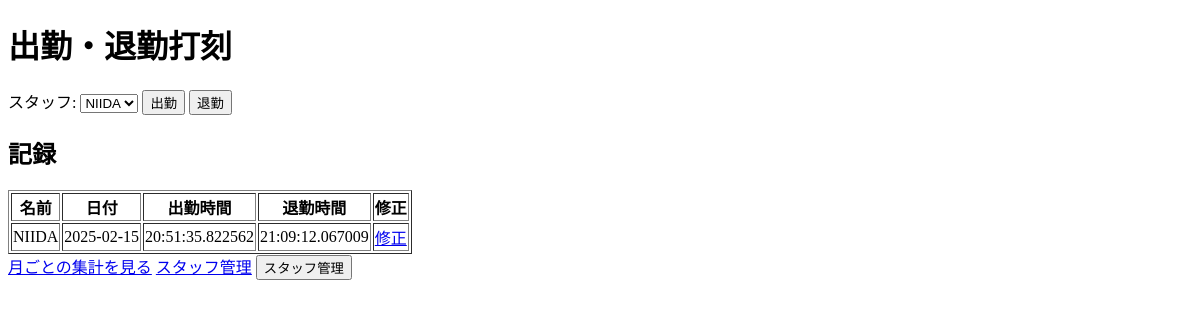
Before: / with the older database file.
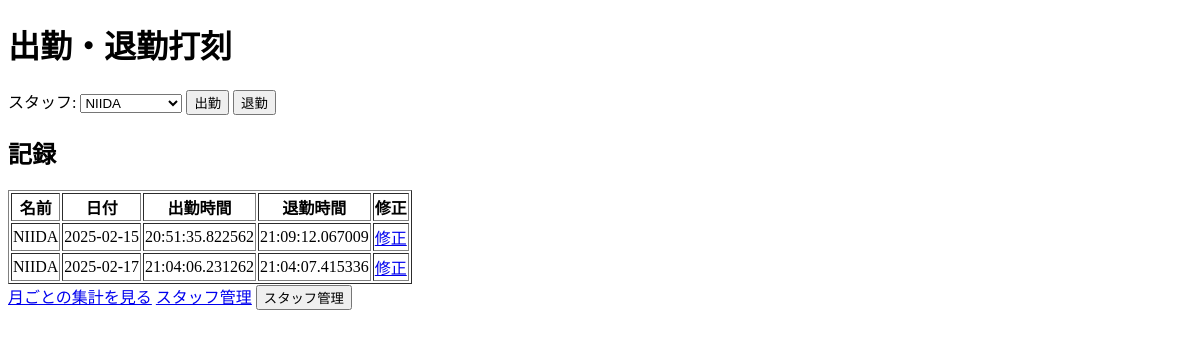
After: the same page with the newer database file.
### app.py (models this page shows)
class Attendance(db.Model):
    id = db.Column(db.Integer, primary_key=True)
    staff_id = db.Column(db.Integer, db.ForeignKey('staff.id'), nullable=False)
    date = db.Column(db.Date, nullable=False)
    check_in = db.Column(db.Time, nullable=True)
    check_out = db.Column(db.Time, nullable=True)

class Staff(db.Model):
    id = db.Column(db.Integer, primary_key=True)
    name = db.Column(db.String(100), nullable=False, unique=True)

### app.py (the view, shortened to what this page needs)
@app.route("/", methods=["GET", "POST"])
def index():
    staff_list = Staff.query.all()
    records = db.session.query(Attendance, Staff).join(Staff).all()
    return render_template("index.html", records=records, staff_list=staff_list)

### app.py (called while the page is built)
@app.before_request
def require_login():
    restricted_routes = ["staff_management", "delete_staff"]
    if request.endpoint in restricted_routes and "admin" not in session:
        flash("ログインが必要です", "danger")
        return redirect(url_for("login"))

### templates/index.html (shortened to what this page needs)
<!DOCTYPE html>
<html lang="ja">
<head>
</head>
<body>
    <h1>出勤・退勤打刻</h1>
    <form method="POST">
        <label>スタッフ: </label>
        <select name="staff_id">
            {% for staff in staff_list %}
                <option value="{{ staff.id }}">{{ staff.name }}</option>
            {% endfor %}
        </select>
        <button type="submit" name="check_in">出勤</button>
        <button type="submit" name="check_out">退勤</button>
    </form>
    <h2>記録</h2>
    <table border="1">
        <tr>
            <th>名前</th>
            <th>日付</th>
            <th>出勤時間</th>
            <th>退勤時間</th>
            <th>修正</th>
        </tr>
        {% for record, staff in records %}
        <tr>
            <td>{{ staff.name }}</td>
            <td>{{ record.date }}</td>
            <td>{{ record.check_in }}</td>
            <td>{{ record.check_out if record.check_out else "未退勤" }}</td>
            <td><a href="{{ url_for('edit', attendance_id=record.id) }}">修正</a></td>
        </tr>
        {% endfor %}
    </table>
    <a href="{{ url_for('report') }}">月ごとの集計を見る</a>
    <a href="{{ url_for('staff_management') }}">スタッフ管理</a>
        <button>スタッフ管理</button>
</body>
</html>

Changed rows visible on the page:
added Attendance: name "NIIDA", date "2025-02-17", check_in "21:04:06.231262", check_out "21:04:07.415336"
